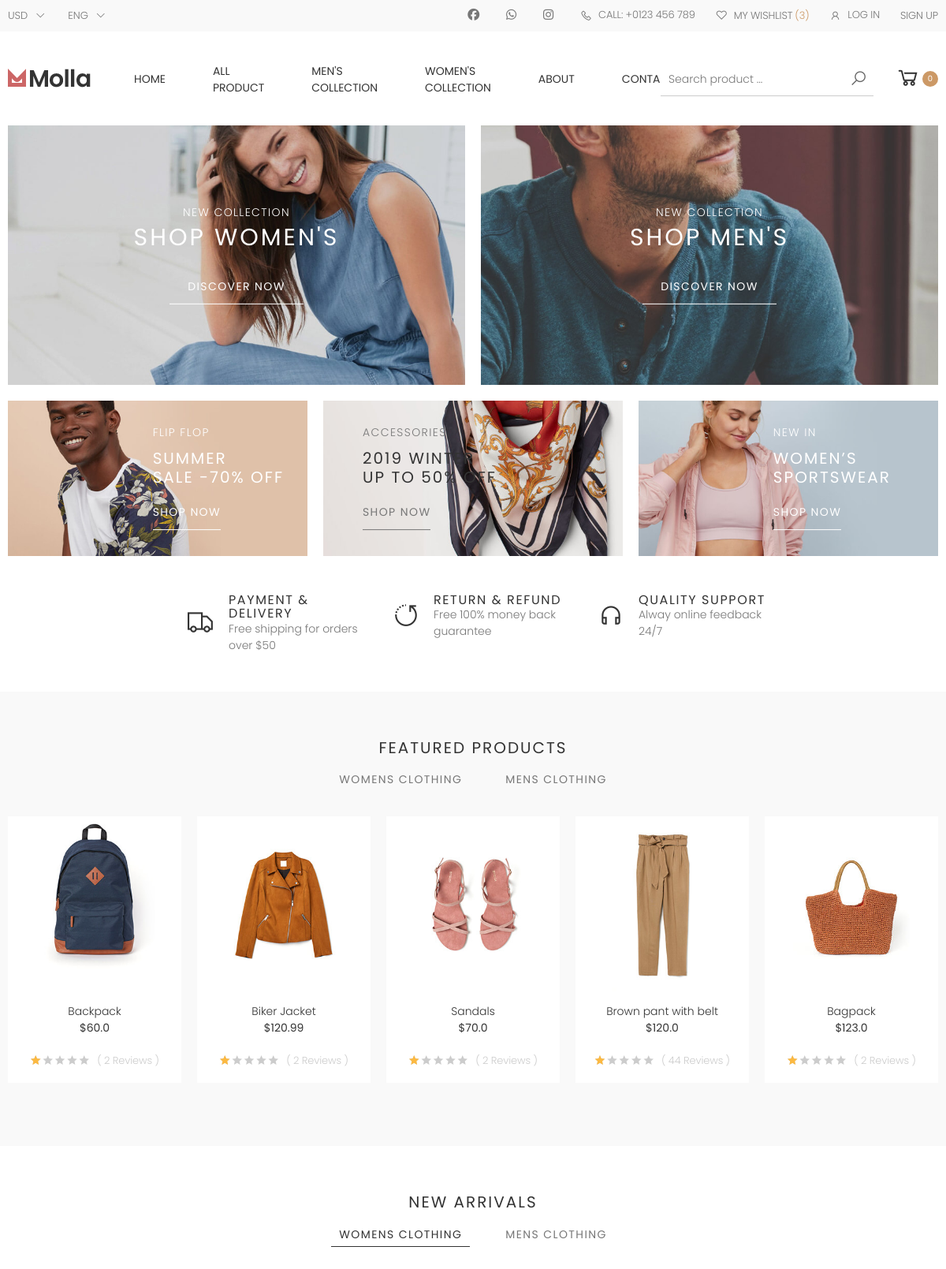
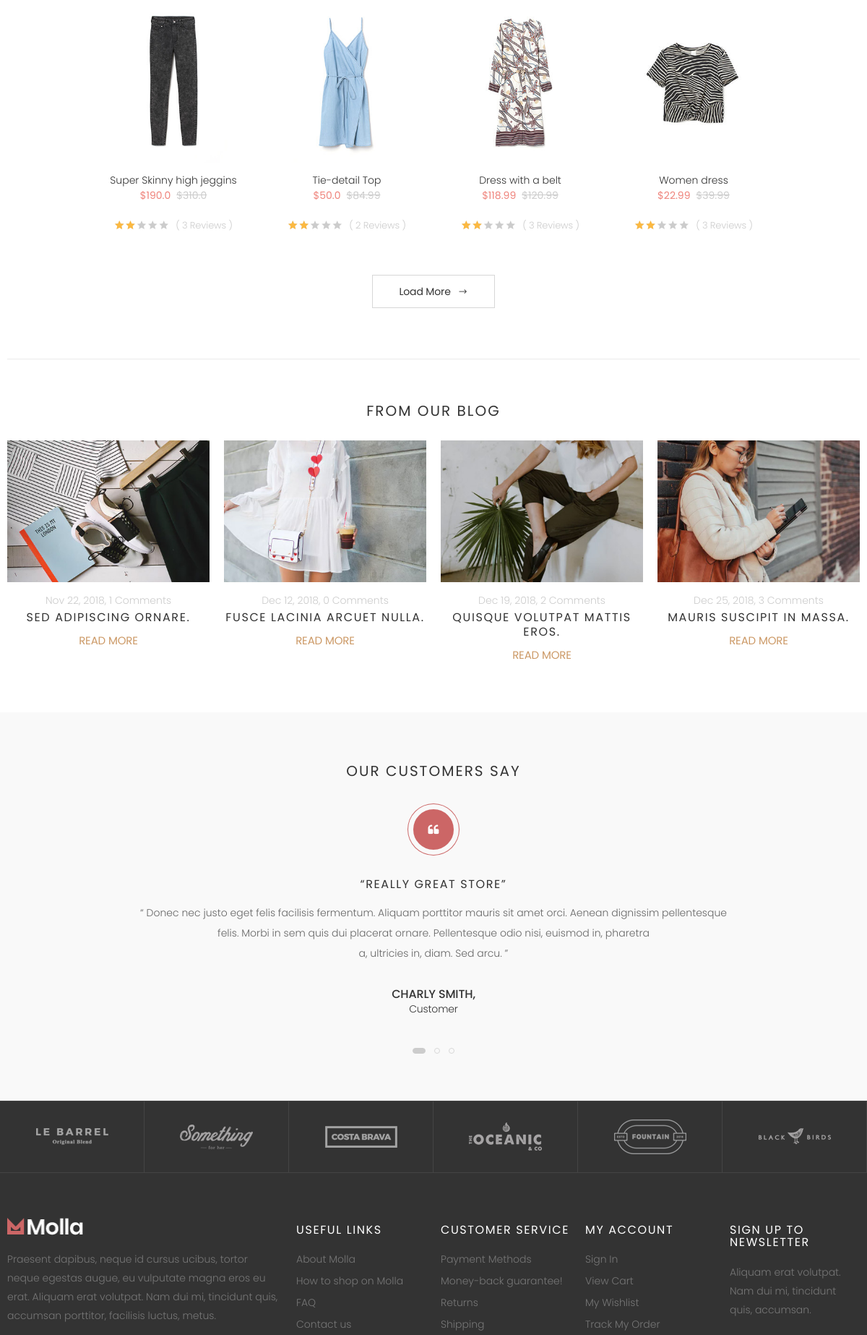
The page / (upper part) on the database its author committed (2 pictures, top to bottom).
### main/models.py (models this page shows, shortened)
class Product(models.Model):
    id = models.BigAutoField(primary_key=True, null=False)
    title = models.CharField(null=True,max_length=50)
    rating = models.FloatField(null=True)
    price = models.FloatField(null=True)
    offer_price = models.FloatField(null=True)
    introduction = models.CharField(null=True,max_length=200)
    color = models.ImageField(null=True,upload_to='product-img')
    size=models.ForeignKey(Size,default=2, null=True,on_delete=models.SET_DEFAULT)
    small=models.IntegerField(null=True)
    medium=models.IntegerField(null=True)
    large=models.IntegerField(null=True)
    category = models.ManyToManyField(Category)
    tag= models.ManyToManyField('Tag')
    brand = models.ForeignKey(Brand, null=True, on_delete=models.CASCADE)
    description = RichTextField()
    additional_information = RichTextField(null=True)
    shipping_information = RichTextField(null=True)
    hover_image=models.ImageField(null=False,blank=True,upload_to='product-img')
    side_img1=models.ImageField(null=True,blank=True,upload_to='product-img')
    side_img2=models.ImageField(null=True,blank=True,upload_to='product-img')
    side_img3=models.ImageField(null=True,blank=True,upload_to='product-img')
    side_img4=models.ImageField(null=True,blank=True,upload_to='product-img')
    is_featured=models.BooleanField(default=False)
    review=models.IntegerField(null=True)

### main/views.py (the view, shortened to what this page needs)
# urls.py: path('', Home.as_view(), name='home'),
class Home(View):
    def get(self, request):
        featuredProduct = Product.objects.filter(is_featured=True)
        category = Category.objects.all()
        womenWear = featuredProduct.filter(category=1)
        menWear = featuredProduct.filter(category=2)
        nonFeaturedProduct = Product.objects.filter(is_featured=False)
        arrivalwomen = nonFeaturedProduct.filter(category=1)
        arrivalmen = nonFeaturedProduct.filter(category=2)
        product = Product.objects.all().order_by('id')
        search_query = request.GET.get('search')
        if search_query != '' and search_query is not None:
            product = product.filter(title__icontains=search_query)
        cart = Cart.objects.all()
        return render(request, 'index.html', {
            'womenWear': womenWear,
            'menWear': menWear,
            'arrivalwomen': arrivalwomen,
            'arrivalmen': arrivalmen,
            'product': product
        })

### main/templates/index.html (shortened to what this page needs)
{% load static %}
<!DOCTYPE html>
<html lang="en">
  <head>
    {% include 'plugin-css.html' %}
  </head>
  <body>
    <div class="page-wrapper">
      {% include 'header.html' %}
      <main class="main">
        {% include 'hero-section.html' %} {% include 'featuredproducts.html' %}
        {% include 'newarrival.html' %} {% include 'blogproduct.html' %}
      {% include 'footer.html' %}
    </div>
  </body>
</html>

### main/templates/featuredproducts.html (shortened to what this page needs)
{% load static %}
<div class="bg-light-2 pt-6 pb-6 featured">
  <div class="container-fluid">
    <div class="heading heading-center mb-3">
      <h2 class="title">FEATURED PRODUCTS</h2>
      <ul class="nav nav-pills justify-content-center" role="tablist">
        <li class="nav-item">
          <a
            class="nav-link"
            id="featured-women-link"
            data-toggle="tab"
            href="#featured-women-tab"
            role="tab"
            aria-controls="featured-women-tab"
            aria-selected="true"
            >Womens Clothing
          </a>
        </li>
        <li class="nav-item">
          <a
            class="nav-link"
            id="featured-men-link"
            data-toggle="tab"
            href="#featured-men-tab"
            role="tab"
            aria-controls="featured-men-tab"
            aria-selected="false"
            >Mens Clothing</a
          >
        </li>
      </ul>
    </div>
    <div class="tab-content tab-content-carousel">
      <div
        class="tab-pane p-0 fade show active"
        id="featured-women-tab"
        role="tabpanel"
        aria-labelledby="featured-women-link"
      >
        <div
          class="
            owl-carousel owl-simplecarousel-equal-height
            carousel-with-shadow
          "
          data-toggle="owl"
          data-owl-options='{"nav": false,
            "dots": true,
            "margin": 20,
             "loop": false,
             "responsive": {
             "0": {
            "items":2
             },
              "480": {
              "items":2
              },
           "768": {
            "items":3
            },
           "992": {
             "items":4
            },
            "1200": {
             "items":5,
           "nav": true
             }
              }
           }'
        >
          {% for i in womenWear %}
          <div class="product product-7 text-center">
            <figure class="product-media">
              <a href="#">
                <img src="{{ i.color.url }}" alt="Product image" />
              </a>
            </figure>
            <div class="product-body">
              <h3 class="product-title"><a href={% url 'product' i.id %}>{{i.title}}</a></h3>
              <div class="product-price">${{i.price}}</div>
              <div class="ratings-container">
                <div class="ratings">
                  <div class="ratings-val" style="width: 20%"></div>
                </div>
                <span class="ratings-text">( {{i.review}} Reviews )</span>
              </div>
            </div>
          </div>
          {% endfor %}
        </div>
      </div>
    </div>
  </div>
</div>

### main/templates/newarrival.html (shortened to what this page needs)
{% load static %}
   <div class="container-fluid">
        <div class="heading heading-center mb-3">
            <h2 class="title">NEW ARRIVALS</h2>
            <ul class="nav nav-pills justify-content-center" role="tablist">
                <li class="nav-item">
                    <a class="nav-link active" id="new-women-link" data-toggle="tab" href="#new-women-tab" role="tab" aria-controls="new-women-tab" aria-selected="true">Womens Clothing</a>
                </li>
                <li class="nav-item">
                <a class="nav-link" id="new-men-link" data-toggle="tab" href="#new-men-tab" role="tab" aria-controls="new-men-tab" aria-selected="false">Mens Clothing</a>
                </li>
            </ul>
       </div>
        <div class="tab-content">
            <div class="tab-pane p-0 fade show active" id="new-women-tab" role="tabpanel" aria-labelledby="new-women-link">
                <div class="products">
                    <div class="row justify-content-center">
                     {% for women in arrivalwomen %}
                        <div class="col-6 col-md-4 col-lg-3 col-xl-5col">
                                <div class="product product-7 text-center">
                                    <figure class="product-media">
                                        <a href="#">
                                            <img src={{women.color.url}} alt="Product image" class="product-image">
                                        </a>
                                        </figure>
                                        <div class="product-body">
                                            <h3 class="product-title"><a href="{% url 'product' women.id %}">{{women.title}}</a></h3>
                                            <div class="product-price">
                                                <span class="new-price">${{women.offer_price}}</span>
                                                <span class="old-price">${{women.price}}</span>
                                            </div>
                                            <div class="ratings-container">
                                                <div class="ratings">
                                                    <div class="ratings-val" style="width: 40%;"></div>
                                                </div>
                                                <span class="ratings-text">( {{women.review}} Reviews )</span>
                                            </div>
                                        </div>
                                    </div>
                                </div>
                                {% endfor %}
                           </div>
                        </div>
                    </div>
                </div>
                <div class="more-container text-center mt-2">
                    <a href="#" class="btn btn-outline-dark-3 btn-more"><span>Load more</span><i class="icon-long-arrow-right"></i></a>
                </div>

### main/static/assets/css/demos/demo-7.css (style rules this page uses)
.container,.container-fluid { width:1800px;max-width:100%;padding-left:1rem;padding-right:1rem }
.title { font-weight:400;font-size:2rem;text-transform:uppercase;letter-spacing:.1em }
.nav.nav-pills .nav-link { text-transform:uppercase;font-size:1.4rem;letter-spacing:.1em }
.nav.nav-pills .nav-item.show .nav-link,.nav.nav-pills .nav-item .nav-link.active { color:#333;border-bottom-color:#333 }
.nav.nav-pills .nav-item+.nav-item { margin-left:3.5rem }
.product.product-7 { margin-bottom:2rem;background-color:#fff;overflow:hidden }
.product.product-7 .product-media { background-color:#fff;position:relative }
.product.product-7 .product-body { padding-bottom:.5rem }
.product.product-7 .product-title { margin-bottom:.3rem;font-size:1.4rem;font-weight:300;letter-spacing:0 }
.product.product-7 .product-price { color:#333;font-size:1.4rem;letter-spacing:0;margin-bottom:2.5rem }
.btn-more { min-width:170px;text-transform:capitalize }
@media screen and (min-width: 768px) { .title { font-size:2rem } }

### rows shown on the page
Product: color (picture), title "Backpack", price "60.0", review "2"
Product: color (picture), title "Biker Jacket", price "120.99", review "2"
Product: color (picture), title "Sandals", price "70.0", review "2"
Product: color (picture), title "Brown pant with belt", price "120.0", review "44"
Product: color (picture), title "Bagpack", price "123.0", review "2"
Product: color (picture), title "Super Skinny high jeggins", offer_price "190.0", price "310.0", review "3"
Product: color (picture), title "Tie-detail Top", offer_price "50.0", price "84.99", review "2"
Product: color (picture), title "Dress with a belt", offer_price "118.99", price "120.99", review "3"
Product: color (picture), title "Women dress", offer_price "22.99", price "39.99", review "3"
